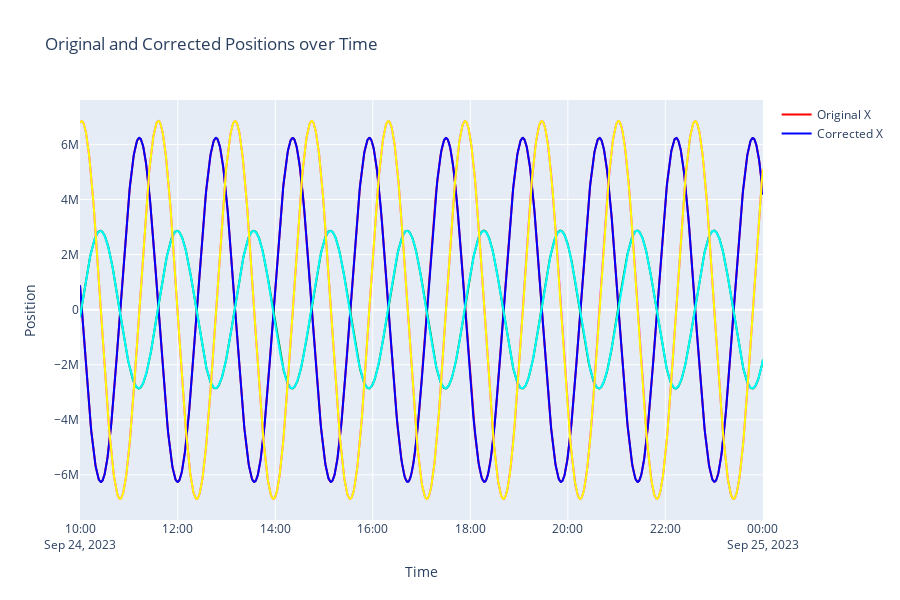

Source (notebook cell):
### Code cell
datetimes = []
original_x = []
corrected_x = []
original_y = []
corrected_y = []
original_z = []
corrected_z = []

for data in grace2_tle_corrected_ephemeris:
    if 'corrected_position' in data:
        datetimes.append(data['time'])
        original_position = data['position']
        corrected_position = data['corrected_position']
        original_x.append(original_position[0])
        corrected_x.append(corrected_position[0])
        original_y.append(original_position[1])
        corrected_y.append(corrected_position[1])
        original_z.append(original_position[2])
        corrected_z.append(corrected_position[2])

# Create a Plotly figure
fig = go.Figure()

# X Position Plot
fig.add_trace(go.Scatter(x=datetimes, y=original_x, mode='lines', name='Original X', line=dict(color='red')))
fig.add_trace(go.Scatter(x=datetimes, y=corrected_x, mode='lines', name='Corrected X', line=dict(color='blue')))

# Y Position Plot
fig.add_trace(go.Scatter(x=datetimes, y=original_y, mode='lines', name='Original Y', line=dict(color='green'), showlegend=False))
fig.add_trace(go.Scatter(x=datetimes, y=corrected_y, mode='lines', name='Corrected Y', line=dict(color='cyan'), showlegend=False))

# Z Position Plot
fig.add_trace(go.Scatter(x=datetimes, y=original_z, mode='lines', name='Original Z', line=dict(color='magenta'), showlegend=False))
fig.add_trace(go.Scatter(x=datetimes, y=corrected_z, mode='lines', name='Corrected Z', line=dict(color='yellow'), showlegend=False))

# Update layout for a stacked plot
fig.update_layout(
    title='Original and Corrected Positions over Time',
    xaxis=dict(title='Time'),
    yaxis=dict(title='Position'),
    yaxis2=dict(title='Position', overlaying='y', side='right'),
    yaxis3=dict(title='Position', overlaying='y', side='right', anchor='free', position=0.5),
    height=600
)

# Show the plot
fig.show()

### Figure 1 — Plotly figure (JSON) as saved in the notebook; plotly's stock layout.template omitted (floating-point values rounded to 4 significant figures; data arrays with more than 128 entries replaced by an {"elided": "..."} marker saying what was removed)
{"data": [{"line": {"color": "red"}, "mode": "lines", "name": "Original X", "type": "scatter", "x": {"elided": "1682 str values"}, "y": {"elided": "1682 float values"}}, {"line": {"color": "blue"}, "mode": "lines", "name": "Corrected X", "type": "scatter", "x": {"elided": "1682 str values"}, "y": {"elided": "1682 float values"}}, {"line": {"color": "green"}, "mode": "lines", "name": "Original Y", "showlegend": false, "type": "scatter", "x": {"elided": "1682 str values"}, "y": {"elided": "1682 float values"}}, {"line": {"color": "cyan"}, "mode": "lines", "name": "Corrected Y", "showlegend": false, "type": "scatter", "x": {"elided": "1682 str values"}, "y": {"elided": "1682 float values"}}, {"line": {"color": "magenta"}, "mode": "lines", "name": "Original Z", "showlegend": false, "type": "scatter", "x": {"elided": "1682 str values"}, "y": {"elided": "1682 float values"}}, {"line": {"color": "yellow"}, "mode": "lines", "name": "Corrected Z", "showlegend": false, "type": "scatter", "x": {"elided": "1682 str values"}, "y": {"elided": "1682 float values"}}], "layout": {"height": 600, "title": {"text": "Original and Corrected Positions over Time"}, "xaxis": {"title": {"text": "Time"}}, "yaxis": {"title": {"text": "Position"}}, "yaxis2": {"overlaying": "y", "side": "right", "title": {"text": "Position"}}, "yaxis3": {"anchor": "free", "overlaying": "y", "position": 0.5, "side": "right", "title": {"text": "Position"}}}}
